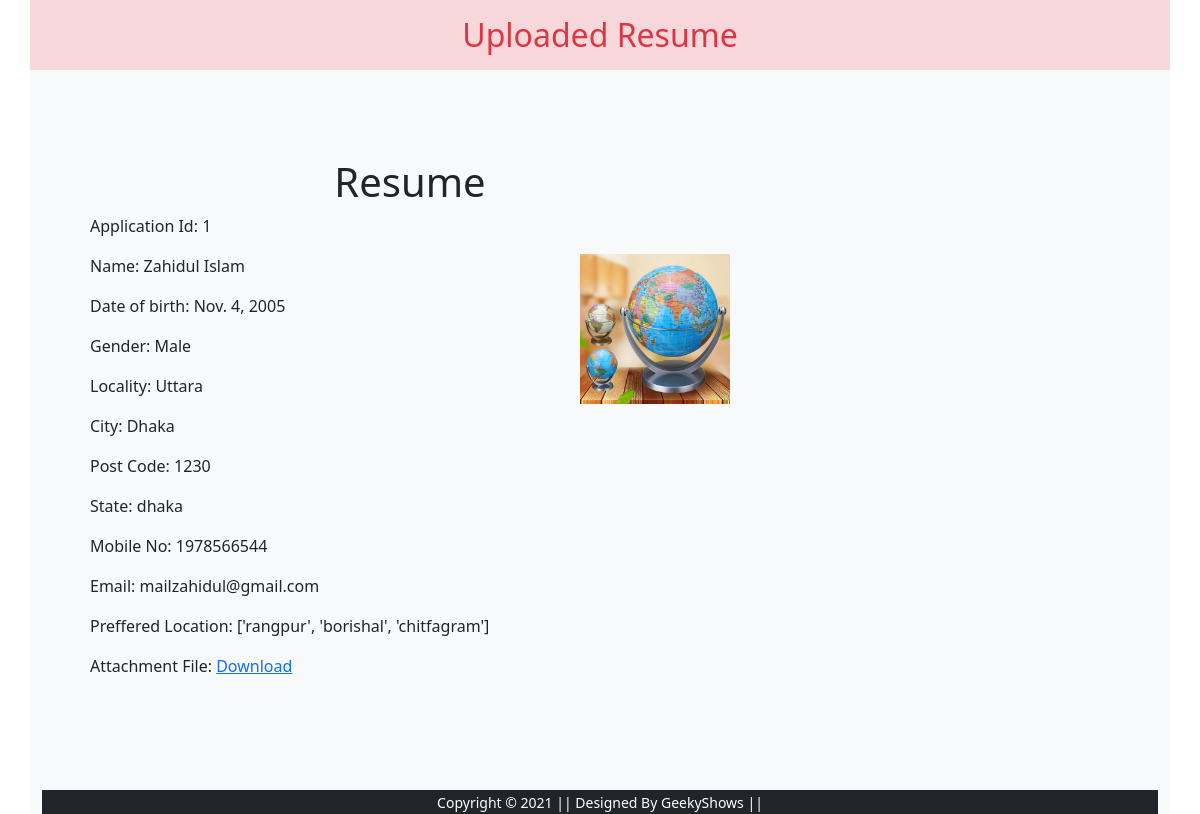
The page /details/1 on the database its author committed.
### resume/models.py (models this page shows, shortened)
class Resume_info(models.Model):
    STATE_CHOICE = {
        ('dhaka','Dhaka'),
        ('chitfagram','Chitfagram'),
        ('khunla','Khulna'),
        ('rajshahi','Rajshahi'),
        ('borishal','Borishal'),
        ('rangpur','Rangpur')
    }
    GENDER_CHOICE = {
        ('m', 'Male'),
        ('f','Female' ),
        ('o','Others'),
    }
    name = models.CharField(max_length=100)
    dob = models.DateField()
    gender = models.CharField(choices=GENDER_CHOICE, max_length=8)
    locality = models.CharField(max_length=20)
    city = models.CharField(max_length=20)
    pin_code = models.PositiveIntegerField()
    state = models.CharField(choices=STATE_CHOICE, max_length=20)
    mobile = models.PositiveIntegerField()
    email = models.EmailField()
    job_city = models.CharField(max_length=100)
    profile_img = models.ImageField(upload_to='profileimg/', blank = True)
    my_file = models.FileField(upload_to='myfile/', blank = True)
    registration_date = models.DateTimeField(auto_now_add=True)

### resume/views.py (the view)
# urls.py: path('details/<int:id>', views.resume_details, name='details'),
def resume_details(request, id):
    obj = Resume_info.objects.get(id=id)
    gender = ''
    if obj.gender =='o':
        gender="Others"
    elif obj.gender == 'm':
        gender = "Male"
    elif obj.gender == 'f':
        gender = "Female"
    context={
        'object':obj,
        'gender':gender
    }
    return render(request, 'details.html', context)

### templates/details.html
{% extends 'base.html' %}
{% block content %}
<div class="mt-3 bg-light p-5">
    <h1 class="text-center text-dark">Resume</h1>
    <p>Application Id: {{ object.id }}</p>
    <img class="float-end" src="{{ object.profile_img.url }}" alt="" height="150" width="150">
    <p>Name: {{ object.name }}</p>
    <p>Date of birth: {{ object.dob }}</p>
    <p>Gender: {{ gender }}</p>
    <p>Locality: {{ object.locality }}</p>
    <p>City: {{ object.city }}</p>
    <p>Post Code: {{ object.pin_code }}</p>
    <p>State: {{ object.state }}</p>
    <p>Mobile No: {{ object.mobile }}</p>
    <p>Email: {{ object.email }}</p>
    <p>Preffered Location: {{ object.job_city }}</p>
    <p>Attachment File: <a href="{{ object.my_file.url }}" download="{{ object.my_file.url }}">Download</a></p>
</div>
{% endblock %}

### rows shown on the page
Resume_info: id "1", profile_img (picture), name "Zahidul Islam", dob "Nov. 4, 2005", locality "Uttara", city "Dhaka", pin_code "1230", state "dhaka", mobile "1978566544", email "mailzahidul@gmail.com", job_city "['rangpur', 'borishal', 'chitfagram']"

### other values the page prints
{{ gender }} "Male"
